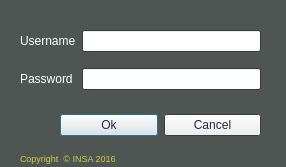
<?xml version="1.0" encoding="UTF-8"?>
<ui version="4.0">
 <class>LogInDialogBase</class>
 <widget class="QDialog" name="LogInDialogBase">
  <property name="geometry">
   <rect>
    <x>0</x>
    <y>0</y>
    <width>286</width>
    <height>167</height>
   </rect>
  </property>
  <property name="sizePolicy">
   <sizepolicy hsizetype="Fixed" vsizetype="Fixed">
    <horstretch>0</horstretch>
    <verstretch>0</verstretch>
   </sizepolicy>
  </property>
  <property name="minimumSize">
   <size>
    <width>0</width>
    <height>0</height>
   </size>
  </property>
  <property name="maximumSize">
   <size>
    <width>1325263</width>
    <height>526271</height>
   </size>
  </property>
  <property name="palette">
   <palette>
    <active>
     <colorrole role="WindowText">
      <brush brushstyle="SolidPattern">
       <color alpha="255">
        <red>146</red>
        <green>157</green>
        <blue>27</blue>
       </color>
      </brush>
     </colorrole>
     <colorrole role="BrightText">
      <brush brushstyle="SolidPattern">
       <color alpha="255">
        <red>85</red>
        <green>0</green>
        <blue>0</blue>
       </color>
      </brush>
     </colorrole>
     <colorrole role="ButtonText">
      <brush brushstyle="SolidPattern">
       <color alpha="255">
        <red>47</red>
        <green>35</green>
        <blue>76</blue>
       </color>
      </brush>
     </colorrole>
     <colorrole role="Base">
      <brush brushstyle="SolidPattern">
       <color alpha="255">
        <red>0</red>
        <green>0</green>
        <blue>0</blue>
       </color>
      </brush>
     </colorrole>
     <colorrole role="Window">
      <brush brushstyle="SolidPattern">
       <color alpha="255">
        <red>78</red>
        <green>85</green>
        <blue>82</blue>
       </color>
      </brush>
     </colorrole>
    </active>
    <inactive>
     <colorrole role="WindowText">
      <brush brushstyle="SolidPattern">
       <color alpha="255">
        <red>146</red>
        <green>157</green>
        <blue>27</blue>
       </color>
      </brush>
     </colorrole>
     <colorrole role="BrightText">
      <brush brushstyle="SolidPattern">
       <color alpha="255">
        <red>85</red>
        <green>0</green>
        <blue>0</blue>
       </color>
      </brush>
     </colorrole>
     <colorrole role="ButtonText">
      <brush brushstyle="SolidPattern">
       <color alpha="255">
        <red>47</red>
        <green>35</green>
        <blue>76</blue>
       </color>
      </brush>
     </colorrole>
     <colorrole role="Base">
      <brush brushstyle="SolidPattern">
       <color alpha="255">
        <red>0</red>
        <green>0</green>
        <blue>0</blue>
       </color>
      </brush>
     </colorrole>
     <colorrole role="Window">
      <brush brushstyle="SolidPattern">
       <color alpha="255">
        <red>78</red>
        <green>85</green>
        <blue>82</blue>
       </color>
      </brush>
     </colorrole>
    </inactive>
    <disabled>
     <colorrole role="WindowText">
      <brush brushstyle="SolidPattern">
       <color alpha="255">
        <red>159</red>
        <green>158</green>
        <blue>158</blue>
       </color>
      </brush>
     </colorrole>
     <colorrole role="BrightText">
      <brush brushstyle="SolidPattern">
       <color alpha="255">
        <red>85</red>
        <green>0</green>
        <blue>0</blue>
       </color>
      </brush>
     </colorrole>
     <colorrole role="ButtonText">
      <brush brushstyle="SolidPattern">
       <color alpha="255">
        <red>159</red>
        <green>158</green>
        <blue>158</blue>
       </color>
      </brush>
     </colorrole>
     <colorrole role="Base">
      <brush brushstyle="SolidPattern">
       <color alpha="255">
        <red>78</red>
        <green>85</green>
        <blue>82</blue>
       </color>
      </brush>
     </colorrole>
     <colorrole role="Window">
      <brush brushstyle="SolidPattern">
       <color alpha="255">
        <red>78</red>
        <green>85</green>
        <blue>82</blue>
       </color>
      </brush>
     </colorrole>
    </disabled>
   </palette>
  </property>
  <property name="windowTitle">
   <string>Log In</string>
  </property>
  <property name="windowIcon">
   <iconset resource="../resources.qrc">
    <normaloff>:/plugins/RECS/recsicon.PNG</normaloff>:/plugins/RECS/recsicon.PNG</iconset>
  </property>
  <widget class="QLabel" name="label_3">
   <property name="geometry">
    <rect>
     <x>20</x>
     <y>150</y>
     <width>181</width>
     <height>16</height>
    </rect>
   </property>
   <property name="palette">
    <palette>
     <active>
      <colorrole role="WindowText">
       <brush brushstyle="SolidPattern">
        <color alpha="255">
         <red>201</red>
         <green>208</green>
         <blue>67</blue>
        </color>
       </brush>
      </colorrole>
     </active>
     <inactive>
      <colorrole role="WindowText">
       <brush brushstyle="SolidPattern">
        <color alpha="255">
         <red>201</red>
         <green>208</green>
         <blue>67</blue>
        </color>
       </brush>
      </colorrole>
     </inactive>
     <disabled>
      <colorrole role="WindowText">
       <brush brushstyle="SolidPattern">
        <color alpha="255">
         <red>159</red>
         <green>158</green>
         <blue>158</blue>
        </color>
       </brush>
      </colorrole>
     </disabled>
    </palette>
   </property>
   <property name="font">
    <font>
     <pointsize>7</pointsize>
     <italic>false</italic>
    </font>
   </property>
   <property name="text">
    <string>Copyright  © INSA 2016</string>
   </property>
  </widget>
  <widget class="QWidget" name="gridLayoutWidget">
   <property name="geometry">
    <rect>
     <x>20</x>
     <y>20</y>
     <width>241</width>
     <height>81</height>
    </rect>
   </property>
   <layout class="QGridLayout" name="gridLayout">
    <item row="0" column="0">
     <widget class="QLabel" name="label_2">
      <property name="palette">
       <palette>
        <active>
         <colorrole role="WindowText">
          <brush brushstyle="SolidPattern">
           <color alpha="255">
            <red>255</red>
            <green>255</green>
            <blue>255</blue>
           </color>
          </brush>
         </colorrole>
        </active>
        <inactive>
         <colorrole role="WindowText">
          <brush brushstyle="SolidPattern">
           <color alpha="255">
            <red>255</red>
            <green>255</green>
            <blue>255</blue>
           </color>
          </brush>
         </colorrole>
        </inactive>
        <disabled>
         <colorrole role="WindowText">
          <brush brushstyle="SolidPattern">
           <color alpha="255">
            <red>159</red>
            <green>158</green>
            <blue>158</blue>
           </color>
          </brush>
         </colorrole>
        </disabled>
       </palette>
      </property>
      <property name="text">
       <string>Username</string>
      </property>
     </widget>
    </item>
    <item row="1" column="0">
     <widget class="QLabel" name="label">
      <property name="palette">
       <palette>
        <active>
         <colorrole role="WindowText">
          <brush brushstyle="SolidPattern">
           <color alpha="255">
            <red>255</red>
            <green>255</green>
            <blue>255</blue>
           </color>
          </brush>
         </colorrole>
        </active>
        <inactive>
         <colorrole role="WindowText">
          <brush brushstyle="SolidPattern">
           <color alpha="255">
            <red>255</red>
            <green>255</green>
            <blue>255</blue>
           </color>
          </brush>
         </colorrole>
        </inactive>
        <disabled>
         <colorrole role="WindowText">
          <brush brushstyle="SolidPattern">
           <color alpha="255">
            <red>159</red>
            <green>158</green>
            <blue>158</blue>
           </color>
          </brush>
         </colorrole>
        </disabled>
       </palette>
      </property>
      <property name="text">
       <string>Password</string>
      </property>
     </widget>
    </item>
    <item row="0" column="1">
     <widget class="QLineEdit" name="username">
      <property name="palette">
       <palette>
        <active>
         <colorrole role="Base">
          <brush brushstyle="SolidPattern">
           <color alpha="255">
            <red>255</red>
            <green>255</green>
            <blue>255</blue>
           </color>
          </brush>
         </colorrole>
        </active>
        <inactive>
         <colorrole role="Base">
          <brush brushstyle="SolidPattern">
           <color alpha="255">
            <red>255</red>
            <green>255</green>
            <blue>255</blue>
           </color>
          </brush>
         </colorrole>
        </inactive>
        <disabled>
         <colorrole role="Base">
          <brush brushstyle="SolidPattern">
           <color alpha="255">
            <red>78</red>
            <green>85</green>
            <blue>82</blue>
           </color>
          </brush>
         </colorrole>
        </disabled>
       </palette>
      </property>
     </widget>
    </item>
    <item row="1" column="1">
     <widget class="QLineEdit" name="password">
      <property name="palette">
       <palette>
        <active>
         <colorrole role="Base">
          <brush brushstyle="SolidPattern">
           <color alpha="255">
            <red>255</red>
            <green>255</green>
            <blue>255</blue>
           </color>
          </brush>
         </colorrole>
        </active>
        <inactive>
         <colorrole role="Base">
          <brush brushstyle="SolidPattern">
           <color alpha="255">
            <red>255</red>
            <green>255</green>
            <blue>255</blue>
           </color>
          </brush>
         </colorrole>
        </inactive>
        <disabled>
         <colorrole role="Base">
          <brush brushstyle="SolidPattern">
           <color alpha="255">
            <red>78</red>
            <green>85</green>
            <blue>82</blue>
           </color>
          </brush>
         </colorrole>
        </disabled>
       </palette>
      </property>
      <property name="echoMode">
       <enum>QLineEdit::Password</enum>
      </property>
     </widget>
    </item>
   </layout>
  </widget>
  <widget class="QWidget" name="horizontalLayoutWidget">
   <property name="geometry">
    <rect>
     <x>60</x>
     <y>110</y>
     <width>201</width>
     <height>31</height>
    </rect>
   </property>
   <layout class="QHBoxLayout" name="horizontalLayout">
    <item>
     <widget class="QPushButton" name="pushButton">
      <property name="text">
       <string>Ok</string>
      </property>
     </widget>
    </item>
    <item>
     <widget class="QPushButton" name="pushButton_2">
      <property name="sizePolicy">
       <sizepolicy hsizetype="Minimum" vsizetype="Fixed">
        <horstretch>0</horstretch>
        <verstretch>0</verstretch>
       </sizepolicy>
      </property>
      <property name="text">
       <string>Cancel</string>
      </property>
     </widget>
    </item>
   </layout>
  </widget>
 </widget>
 <resources>
  <include location="../resources.qrc"/>
 </resources>
 <connections/>
</ui>
